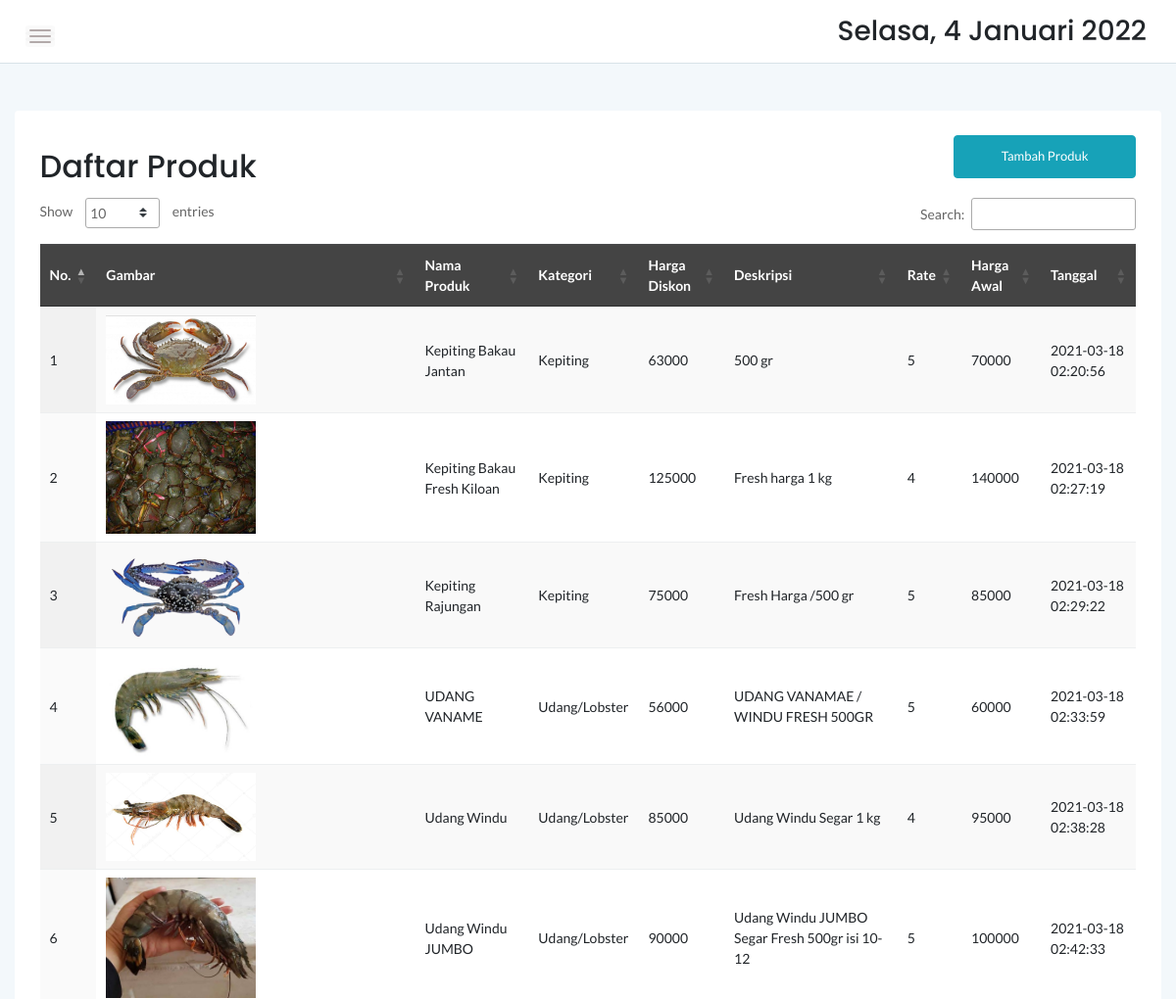
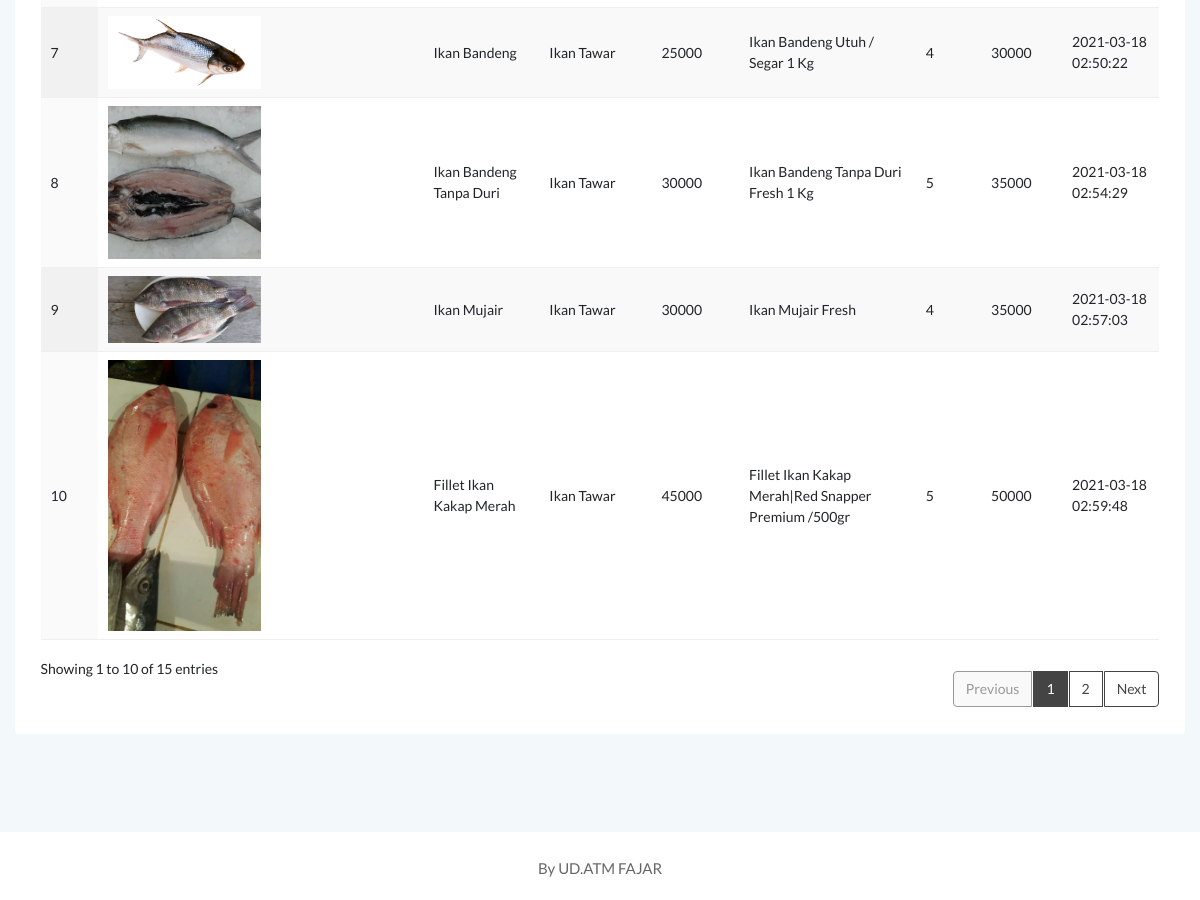
The app's page /admin/produk.php with its own data (2 pictures, top to bottom).
### tables this page shows
CREATE TABLE `produk` (
  `idproduk` int(11) NOT NULL,
  `idkategori` int(11) NOT NULL,
  `namaproduk` varchar(30) NOT NULL,
  `gambar` varchar(100) NOT NULL,
  `deskripsi` varchar(200) NOT NULL,
  `rate` int(11) NOT NULL,
  `hargabefore` int(11) NOT NULL,
  `hargaafter` int(11) NOT NULL,
  `tgldibuat` timestamp NOT NULL DEFAULT current_timestamp()
);

CREATE TABLE `kategori` (
  `idkategori` int(11) NOT NULL,
  `namakategori` varchar(20) NOT NULL,
  `tgldibuat` timestamp NOT NULL DEFAULT current_timestamp()
);

### admin/produk.php (the view, shortened to what this page needs)
<?php
	include '../dbconnect.php';
	?>
<!doctype html>
<html class="no-js" lang="en">
<head>
    <link rel="stylesheet" href="assets/css/bootstrap.min.css">
    <link rel="stylesheet" href="assets/css/font-awesome.min.css">
    <link rel="stylesheet" href="assets/css/themify-icons.css">
    <link rel="stylesheet" href="assets/css/metisMenu.css">
    <link rel="stylesheet" href="assets/css/owl.carousel.min.css">
    <link rel="stylesheet" href="assets/css/slicknav.min.css">
    <link rel="stylesheet" href="https://www.amcharts.com/lib/3/plugins/export/export.css" type="text/css" media="all" />
	<link rel="stylesheet" type="text/css" href="https://cdn.datatables.net/1.10.20/css/jquery.dataTables.min.css">
    <link rel="stylesheet" type="text/css" href="https://cdn.datatables.net/1.10.20/css/jquery.dataTables.css">
    <link rel="stylesheet" type="text/css" href="https://cdn.datatables.net/1.10.20/css/dataTables.bootstrap4.min.css">
    <link rel="stylesheet" type="text/css" href="https://cdn.datatables.net/responsive/2.2.3/css/responsive.bootstrap.min.css">
    <link rel="stylesheet" type="text/css" href="https://cdn.datatables.net/responsive/2.2.3/css/responsive.jqueryui.min.css">
	<link rel="stylesheet" type="text/css" href="https://cdn.datatables.net/buttons/1.5.2/css/buttons.dataTables.min.css">
    <link rel="stylesheet" href="assets/css/typography.css">
    <link rel="stylesheet" href="assets/css/default-css.css">
    <link rel="stylesheet" href="assets/css/styles.css">
    <link rel="stylesheet" href="assets/css/responsive.css">
</head>
<body>
    <div class="page-container">
        <div class="main-content">
            <div class="header-area">
                <div class="row align-items-center">
                    <div class="col-md-6 col-sm-8 clearfix">
                        <div class="nav-btn pull-left">
                            <span></span>
                            <span></span>
                            <span></span>
                        </div>
                    </div>
                    <div class="col-md-6 col-sm-4 clearfix">
                        <ul class="notification-area pull-right">
                            <li><h3><div class="date">
						</b></div></h3>
						</li>
                        </ul>
                    </div>
                </div>
            </div>
            <div class="main-content-inner">
                <div class="row mt-5 mb-5">
                    <div class="col-12">
                        <div class="card">
                            <div class="card-body">
                                <div class="d-sm-flex justify-content-between align-items-center">
									<h2>Daftar Produk</h2>
									<button style="margin-bottom:20px" data-toggle="modal" data-target="#myModal" class="btn btn-info col-md-2">Tambah Produk</button>
                                </div>
                                    <div class="data-tables datatable-dark">
										 <table id="dataTable3" class="display" style="width:100%"><thead class="thead-dark">
											<tr>
												<th>No.</th>
												<th>Gambar</th>
												<th>Nama Produk</th>
												<th>Kategori</th>
												<th>Harga Diskon</th>
												<th>Deskripsi</th>
												<th>Rate</th>
												<th>Harga Awal</th>
												<th>Tanggal</th>
											</tr></thead><tbody>
											<?php
											$brgs=mysqli_query($conn,"SELECT * from kategori k, produk p where k.idkategori=p.idkategori order by idproduk ASC");
											$no=1;
											while($p=mysqli_fetch_array($brgs)){
												?>
												<tr>
													<td><?php echo $no++ ?></td>
													<td><img src="../<?php echo $p['gambar'] ?>" width="50%"\></td>
													<td><?php echo $p['namaproduk'] ?></td>
													<td><?php echo $p['namakategori'] ?></td>
													<td><?php echo $p['hargaafter'] ?></td>
													<td><?php echo $p['deskripsi'] ?></td>
													<td><?php echo $p['rate'] ?></td>
													<td><?php echo $p['hargabefore'] ?></td>
													<td><?php echo $p['tgldibuat'] ?></td>
												</tr>
												<?php
											}
											?>
										</tbody>
										</table>
                                    </div>
								 </div>
                            </div>
                        </div>
                    </div>
                </div>
            </div>
        </div>
        <footer>
            <div class="footer-area">
                <p>By UD.ATM FAJAR</p>
            </div>
        </footer>
</body>
</html>

### records on screen
produk: gambar (picture), namaproduk "Kepiting Bakau Jantan", idkategori.namakategori "Kepiting", hargaafter "63000", deskripsi "500 gr", rate "5", hargabefore "70000", tgldibuat "2021-03-18 02:20:56"
produk: gambar (picture), namaproduk "Kepiting Bakau Fresh Kiloan", idkategori.namakategori "Kepiting", hargaafter "125000", deskripsi "Fresh harga 1 kg", rate "4", hargabefore "140000", tgldibuat "2021-03-18 02:27:19"
produk: gambar (picture), namaproduk "Kepiting Rajungan", idkategori.namakategori "Kepiting", hargaafter "75000", deskripsi "Fresh Harga /500 gr", rate "5", hargabefore "85000", tgldibuat "2021-03-18 02:29:22"
produk: gambar (picture), namaproduk "UDANG VANAME", idkategori.namakategori "Udang/Lobster", hargaafter "56000", deskripsi "UDANG VANAMAE / WINDU FRESH 500GR", rate "5", hargabefore "60000", tgldibuat "2021-03-18 02:33:59"
produk: gambar (picture), namaproduk "Udang Windu", idkategori.namakategori "Udang/Lobster", hargaafter "85000", deskripsi "Udang Windu Segar 1 kg", rate "4", hargabefore "95000", tgldibuat "2021-03-18 02:38:28"
produk: gambar (picture), namaproduk "Udang Windu JUMBO", idkategori.namakategori "Udang/Lobster", hargaafter "90000", deskripsi "Udang Windu JUMBO Segar Fresh 500gr isi 10-12", rate "5", hargabefore "100000", tgldibuat "2021-03-18 02:42:33"
produk: gambar (picture), namaproduk "Ikan Bandeng", idkategori.namakategori "Ikan Tawar", hargaafter "25000", deskripsi "Ikan Bandeng Utuh / Segar 1 Kg", rate "4", hargabefore "30000", tgldibuat "2021-03-18 02:50:22"
produk: gambar (picture), namaproduk "Ikan Bandeng Tanpa Duri", idkategori.namakategori "Ikan Tawar", hargaafter "30000", deskripsi "Ikan Bandeng Tanpa Duri Fresh 1 Kg", rate "5", hargabefore "35000", tgldibuat "2021-03-18 02:54:29"
produk: gambar (picture), namaproduk "Ikan Mujair", idkategori.namakategori "Ikan Tawar", hargaafter "30000", deskripsi "Ikan Mujair Fresh", rate "4", hargabefore "35000", tgldibuat "2021-03-18 02:57:03"
produk: gambar (picture), namaproduk "Fillet Ikan Kakap Merah", idkategori.namakategori "Ikan Tawar", hargaafter "45000", deskripsi "Fillet Ikan Kakap Merah|Red Snapper Premium /500gr", rate "5", hargabefore "50000", tgldibuat "2021-03-18 02:59:48"
